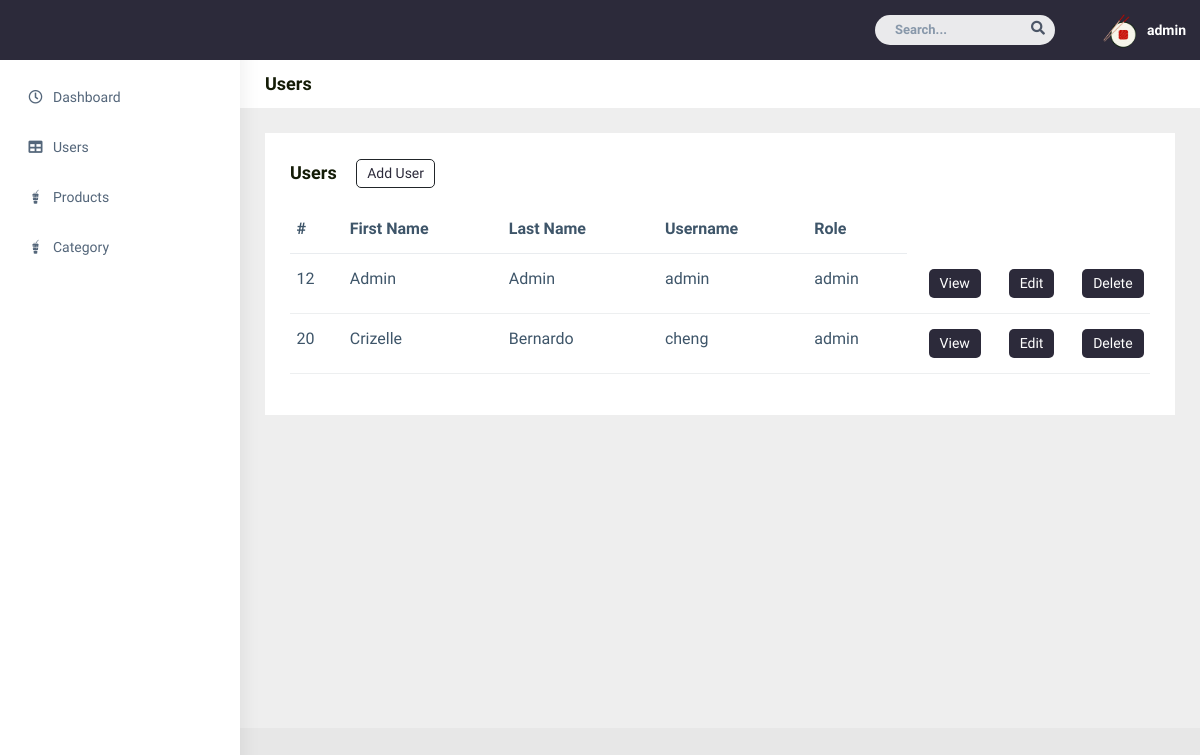
The app's page /admin/users.php (signed in) with its own data.
### tables this page shows
CREATE TABLE `info_accts` (
  `id` int(11) NOT NULL,
  `firstname` varchar(255) DEFAULT NULL,
  `lastname` varchar(255) DEFAULT NULL,
  `birthday` date DEFAULT NULL,
  `username` varchar(255) DEFAULT NULL,
  `phone` varchar(255) DEFAULT NULL,
  `password` varchar(255) DEFAULT NULL,
  `role` int(11) DEFAULT NULL,
  `house` varchar(255) DEFAULT NULL,
  `city` varchar(255) DEFAULT NULL,
  `province` varchar(255) DEFAULT NULL,
  `zip` int(11) DEFAULT NULL
);

### admin/users.php (the view, shortened to what this page needs)
<?php
    include "../conn.php";
    $username = $_SESSION['username'];
    $query="SELECT * FROM info_accts";
    $result=mysqli_query($conn,$query);
?>
<!DOCTYPE html>
<html dir="ltr" lang="en">
<head>
    <link href="../css/style.min.css" rel="stylesheet">
    <link href="../css/pagestyles.css" rel="stylesheet">
</head>
<body>
    <div id="main-wrapper" data-layout="vertical" data-navbarbg="skin5" data-sidebartype="full"
        data-sidebar-position="absolute" data-header-position="absolute" data-boxed-layout="full">
        <header class="topbar" data-navbarbg="skin5">
            <nav class="navbar top-navbar navbar-expand-md navbar-dark">
                <div class="navbar-collapse collapse" id="navbarSupportedContent" data-navbarbg="skin5">
                    <ul class="navbar-nav ms-auto d-flex align-items-center">
                        <li class=" in">
                            <form role="search" class="app-search d-none d-md-block me-3">
                                <input type="text" placeholder="Search..." class="form-control mt-0">
                                <a href="" class="active">
                                    <i class="fa fa-search"></i>
                                </a>
                            </form>
                        </li>
                        <li>
                            <a class="profile-pic" href="#">
                            <div class="dropdown">
                            <img src="../img/logo.png" alt="user-img" width="36"
                                class="img-circle"><span class="text-white font-medium"><?php echo $username ?></span></a>
                            </div>
                </div>
        <aside class="left-sidebar" data-sidebarbg="skin6">
            <div class="scroll-sidebar">
                <nav class="sidebar-nav">
                    <ul id="sidebarnav">
                        <li class="sidebar-item pt-2">
                            <a class="sidebar-link waves-effect waves-dark sidebar-link" href="dashboard.php"
                                aria-expanded="false">
                                <i class="far fa-clock" aria-hidden="true"></i>
                                <span class="hide-menu">Dashboard</span>
                            </a>
                        </li>
                        <li class="sidebar-item">
                            <a class="sidebar-link waves-effect waves-dark sidebar-link" href="users.php"
                                aria-expanded="false">
                                <i class="fa fa-table" aria-hidden="true"></i>
                                <span class="hide-menu">Users</span>
                            </a>
                        </li>
                        <li class="sidebar-item">
                            <a class="sidebar-link waves-effect waves-dark sidebar-link" href="products.php"
                                aria-expanded="false">
                                <i class="fab fa-gulp" aria-hidden="true"></i>
                                <span class="hide-menu">Products</span>
                            </a>
                        </li>
                        <li class="sidebar-item">
                            <a class="sidebar-link waves-effect waves-dark sidebar-link" href="category.php"
                                aria-expanded="false">
                                <i class="fab fa-gulp" aria-hidden="true"></i>
                                <span class="hide-menu">Category</span>
                            </a>
                        </li>
                    </ul>
                </nav>
            </div>
        </aside>
        <div class="page-wrapper">
            <div class="page-breadcrumb bg-white">
                <div class="row align-items-center">
                    <div class="col-lg-3 col-md-4 col-sm-4 col-xs-12">
                    <h4 class="page-title">Users</h4>
                    </div>
                </div>
            </div>
            <div class="container-fluid">
                <div class="row">
                    <div class="col-sm-12">
                        <div class="white-box">
                            <h3 class="box-title">Users
                                <a href="add-user.php">
                                    <button class="btn btn-border">Add User</button>
                                </a>
                            </h3>
                            <div class="table-responsive">
                                <table class="table text-nowrap">
                                    <thead>
                                        <tr>
                                            <th class="border-top-0">#</th>
                                            <th class="border-top-0">First Name</th>
                                            <th class="border-top-0">Last Name</th>
                                            <th class="border-top-0">Username</th>
                                            <th class="border-top-0">Role</th>
                                        </tr>
                                    </thead>
                                    <tbody>
                                        <?php
                                            if(mysqli_num_rows($result) > 0) {
                                                while($row = mysqli_fetch_assoc($result)){
                                        ?>
                                        <tr>
                                            <td><?php echo $row['id'];?></td>
                                            <td><?php echo $row['firstname']; ?></td>
                                            <td><?php echo $row['lastname']; ?></td>
                                            <td><?php echo $row['username']; ?></td>
                                            <td><?php if ($row['role'] == 1){
                                                        echo "admin";
                                                    }else if ($row['role'] == 2) {
                                                        echo "user";
                                                    } ?>
                                            </td>
                                            <td class="col-1">
                                            <a class="btn btn-solid" href="view-user.php?id=<?php echo $row['id']; ?>">View</a>
                                            </td>
                                            <td class="col-1">
                                            <a class="btn btn-solid" href="edit-user.php?edit=<?php echo $row['id']; ?>">Edit</a>
                                            </td>
                                            <td class="col-1">
                                            <a class="btn btn-solid" href="delete-user.php?id=<?php echo $row['id']; ?>">Delete</a>
                                            </td>
                                        </tr>
                                        <?php
                                                }
                                            }
                                        ?>
                                    </tbody>
                                </table>
                            </div>
                        </div>
                    </div>
                </div>
            </div>
        </div>
</body>
</html>

### css/pagestyles.css (style rules this page uses)
body { font: 14px sans-serif; background-color: #e7e7e7; color: #141C07; }
.btn-border { background-color: #fff; color: #2C2A3A; border: 1px solid #212529; border-radius: 5px; padding: 3px 10px; margin-left: 15px; }
.btn-solid { background-color: #2C2A3A; color: #fff; border-radius: 5px; padding: 3px 10px; margin-left: 15px; }

### admin/users.php (style rules this page uses)
* { font-family: "Readex Pro"; }
.dropdown { position: relative; display: inline-block; }

### records on screen
info_accts: id "12", firstname "Admin", lastname "Admin", username "admin", role "admin"
info_accts: id "20", firstname "Crizelle", lastname "Bernardo", username "cheng", role "admin"

### other values on screen
$username "admin"
